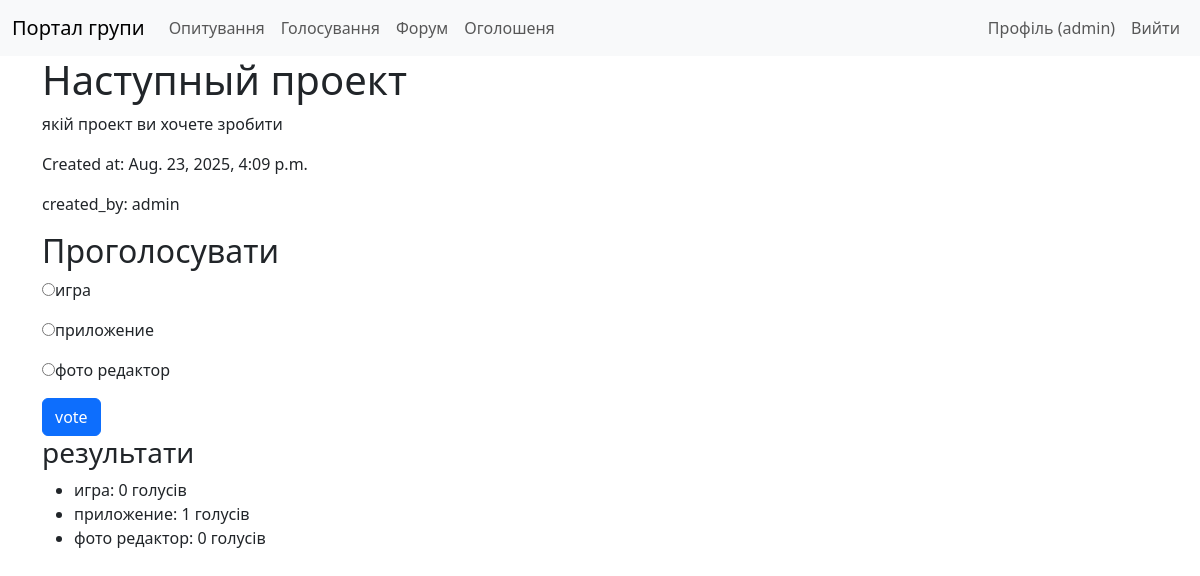
/vote/votes/1/ (signed in), run on the app's committed database.
### voting/models.py (models this page shows, shortened)
class Vote(models.Model):
    title = models.CharField(max_length=255)
    description = models.TextField()
    created_at = models.DateTimeField(auto_now_add=True)
    created_by = models.ForeignKey(User, on_delete=models.CASCADE, related_name="created_votes")

class VoteOption(models.Model):
    vote = models.ForeignKey(Vote, on_delete=models.CASCADE, related_name="options")
    text = models.CharField(max_length=255)
    vote_count = models.IntegerField(default=0)

### voting/views.py (the view)
# urls.py: path("votes/<int:pk>/", views.VoteDetailView.as_view(), name="vote-detail"),
class VoteDetailView(DetailView):
    model = Vote
    template_name = 'Voting/vote_detail.html'
    context_object_name = 'vote'

### templates/Voting/vote_detail.html (shortened to what this page needs)
{% extends 'base.html' %}
{% block content %}
<h1>{{ vote.title }}</h1>
<p>{{ vote.description }}</p>
<p>Created at:  {{ vote.created_at }}</p>
<p>created_by:  {{ vote.created_by }}</p>
{% if user.is_authenticated %}
<h2>Проголосувати</h2>
<form method="post" action="{% url 'voting:edit-vote' vote.pk %}">
    {% for option in vote.options.all %}
    <p><input type="radio" name="option" value="{{ option.id }}" required>{{ option.text }}</input></p>
    {% endfor %}
    <button class="btn btn-primary" type="submit">vote</button>
</form>
<h3> результати </h3>
<ul>
    {% for option in vote.options.all %}
    <li> {{ option.text }}: {{ option.vote_count }} голуciв </li>
    {% endfor %}
</ul>
{% else %}
<p>plese <a href="{% url 'login' %}">login</a> to vote</p>
{% endif %}
{% endblock %}

### templates/base.html (shortened to what this page needs)
{% load static %}
<!DOCTYPE html>
<html lang="uk">
<head>
    <link href="https://cdn.jsdelivr.net/npm/bootstrap@5.3.0/dist/css/bootstrap.min.css" rel="stylesheet">
    <link rel="stylesheet" href="{% static 'styles.css' %}">
</head>
<body>
    <nav class="navbar navbar-expand-lg navbar-light bg-light">
        <div class="container-fluid">
            <a class="navbar-brand" href="{% url 'core:group_profile' %}">
                {% with group=group %}
                    {% if group.logo %}
                        <img src="{{ group.logo.url }}" alt="{{ group.name }}">
                    {% else %}
                        Портал групи
                    {% endif %}
                {% endwith %}
            </a>
            <div class="collapse navbar-collapse" id="navbarNav">
                <ul class="navbar-nav me-auto">
                    <li class="nav-item">
                        <a class="nav-link" href="{% url 'poll:poll-list' %}">Опитування</a>
                    </li>
                    <li class="nav-item">
                        <a class="nav-link" href="{% url 'voting:vote-list' %}">Голосування</a>
                    </li>
                    <li class="nav-item">
                        <a class="nav-link" href="{% url 'forum:topics-list' %}">Форум</a>
                    </li>
                    <li class="nav-item">
                        <a class="nav-link" href="{% url 'announcment:announcment-list' %}">Оголошеня</a>
                    </li>
                </ul>
                <ul class="navbar-nav">
                    {% if user.is_authenticated %}
                        <li class="nav-item">
                            <a class="nav-link" href="{% url 'core:user_profile' %}">Профіль ({{ user.username }})</a>
                        </li>
                        <li class="nav-item">
                            <form action="{% url 'logout' %}" method="post" class="d-inline">
                                <button type="submit" class="nav-link btn btn-link">Вийти</button>
                            </form>
                        </li>
                    {% endif %}
                </ul>
            </div>
        </div>
    </nav>
    <div class="container">
        {% block content %}
        {% endblock %}
    </div>
</body>
</html>

### data on the page
Vote: title "Наступный проект", description "якiй проект ви хочете зробити", created_at "Aug. 23, 2025, 4:09 p.m.", created_by "admin"
VoteOption: text "игра", vote_count "0"
VoteOption: text "приложение", vote_count "1"
VoteOption: text "фото редактор", vote_count "0"

### other printed values
{{ user.username }} "admin"
